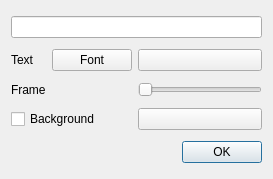
<?xml version="1.0" encoding="UTF-8"?>
<ui version="4.0">
 <class>Dialog</class>
 <widget class="QDialog" name="Dialog">
  <property name="geometry">
   <rect>
    <x>0</x>
    <y>0</y>
    <width>273</width>
    <height>179</height>
   </rect>
  </property>
  <property name="windowTitle">
   <string>Dialog</string>
  </property>
  <layout class="QGridLayout" name="gridLayout">
   <item row="0" column="0" colspan="4">
    <widget class="QLineEdit" name="text"/>
   </item>
   <item row="2" column="0">
    <widget class="QLabel" name="asdf">
     <property name="text">
      <string>Frame</string>
     </property>
    </widget>
   </item>
   <item row="4" column="0" colspan="4">
    <widget class="QDialogButtonBox" name="buttonBox">
     <property name="orientation">
      <enum>Qt::Horizontal</enum>
     </property>
     <property name="standardButtons">
      <set>QDialogButtonBox::Ok</set>
     </property>
    </widget>
   </item>
   <item row="1" column="3">
    <widget class="QPushButton" name="textcolor">
     <property name="text">
      <string/>
     </property>
    </widget>
   </item>
   <item row="1" column="1" colspan="2">
    <widget class="QPushButton" name="font">
     <property name="text">
      <string>Font</string>
     </property>
    </widget>
   </item>
   <item row="1" column="0">
    <widget class="QLabel" name="label_2">
     <property name="autoFillBackground">
      <bool>false</bool>
     </property>
     <property name="text">
      <string>Text</string>
     </property>
    </widget>
   </item>
   <item row="3" column="3">
    <widget class="QPushButton" name="backcolor">
     <property name="text">
      <string/>
     </property>
    </widget>
   </item>
   <item row="3" column="0" colspan="3">
    <widget class="QCheckBox" name="background">
     <property name="text">
      <string>Background</string>
     </property>
    </widget>
   </item>
   <item row="2" column="3">
    <widget class="QSlider" name="framewidth">
     <property name="maximum">
      <number>10</number>
     </property>
     <property name="orientation">
      <enum>Qt::Horizontal</enum>
     </property>
    </widget>
   </item>
  </layout>
 </widget>
 <resources/>
 <connections>
  <connection>
   <sender>buttonBox</sender>
   <signal>accepted()</signal>
   <receiver>Dialog</receiver>
   <slot>accept()</slot>
   <hints>
    <hint type="sourcelabel">
     <x>248</x>
     <y>254</y>
    </hint>
    <hint type="destinationlabel">
     <x>157</x>
     <y>274</y>
    </hint>
   </hints>
  </connection>
  <connection>
   <sender>buttonBox</sender>
   <signal>rejected()</signal>
   <receiver>Dialog</receiver>
   <slot>reject()</slot>
   <hints>
    <hint type="sourcelabel">
     <x>316</x>
     <y>260</y>
    </hint>
    <hint type="destinationlabel">
     <x>286</x>
     <y>274</y>
    </hint>
   </hints>
  </connection>
 </connections>
</ui>
